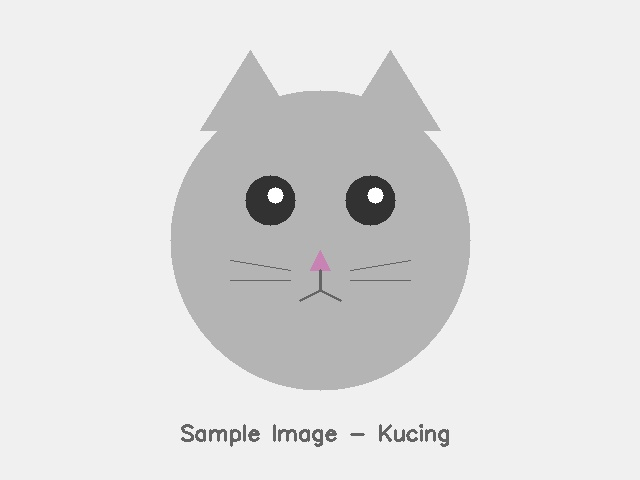
#> input picture Modul01 - Pendahuluan Komputer Vision/praktikum/image/kucing.jpg, 640 x 480 px, found by its file name
$ python 07_data_augmentasi_dasar.py
#> lines starting #> are read from the running program, lines starting #| are printed output that depends on the picture; after the words box and inside, x2 and y2 are one past the last pixel; in counts of white or black regions, pixels touching at a corner belong together
"""
==========================================================================
PERCOBAAN 7: DATA AUGMENTASI DASAR
==========================================================================
Program ini mempelajari teknik-teknik augmentasi data (data augmentation)
yang umum digunakan dalam pelatihan model deep learning. Augmentasi data
memperbanyak variasi dataset training tanpa mengumpulkan data baru.

Fungsi utama yang dipelajari:
- cv2.flip()                   : Membalik gambar (horizontal/vertikal)
- cv2.getRotationMatrix2D()    : Membuat matriks rotasi
- cv2.warpAffine()             : Menerapkan transformasi affine (rotasi, dll)
- cv2.convertScaleAbs()        : Menyesuaikan brightness/contrast
- cv2.GaussianBlur()           : Menambahkan blur Gaussian
- cv2.cvtColor()               : Konversi ruang warna untuk jittering
- np.random                    : Operasi random untuk augmentasi

Konsep yang dipelajari:
- Augmentasi geometris: flip, rotasi, crop, resize
- Augmentasi warna: brightness, contrast, hue, saturation
- Augmentasi noise: Gaussian noise, random erasing
- Pipeline augmentasi untuk training deep learning
==========================================================================
"""

# Mengimpor library OpenCV untuk pemrosesan gambar
import cv2

# Mengimpor NumPy untuk operasi array dan random
import numpy as np

# Mengimpor os untuk operasi file dan path
import os

# Mengimpor matplotlib untuk visualisasi hasil augmentasi
import matplotlib.pyplot as plt

# Mendapatkan direktori script saat ini
SCRIPT_DIR = os.path.dirname(os.path.abspath(__file__))

# Mendefinisikan path folder gambar input
IMAGE_DIR = os.path.join(SCRIPT_DIR, "image")

# Mendefinisikan path folder output untuk menyimpan hasil
OUTPUT_DIR = os.path.join(SCRIPT_DIR, "output")

# Membuat folder output jika belum ada
os.makedirs(OUTPUT_DIR, exist_ok=True)

# Menampilkan header percobaan
print("=" * 60)
print("PERCOBAAN 7: DATA AUGMENTASI DASAR")
print("=" * 60)

# ============================================================
# 1. Memuat gambar untuk augmentasi
# ============================================================
print("\n--- 1. Memuat Gambar Sample ---")

# Memuat gambar augmentasi sample
img = cv2.imread(os.path.join(IMAGE_DIR, "augmentasi_sample.jpg"))

# Memeriksa apakah gambar berhasil dimuat
if img is None:
    # Mencoba memuat gambar alternatif jika augmentasi_sample tidak ada
    img = cv2.imread(os.path.join(IMAGE_DIR, "kucing.jpg"))
#> img is the input picture: shape (480, 640, 3); mean B, G, R 222.9, 222.9, 223
    if img is None:
        print("[ERROR] Gambar tidak ditemukan! Jalankan download_image.py terlebih dahulu.")
        exit()

# Meresize gambar ke ukuran standar
img = cv2.resize(img, (300, 300))
#> img: shape (300, 300, 3)

# Menampilkan informasi gambar
print(f"  Ukuran gambar: {img.shape}")
#|   Ukuran gambar: (300, 300, 3)
print(f"  Tipe data    : {img.dtype}")
#|   Tipe data    : uint8

# ============================================================
# 2. Augmentasi flip (horizontal dan vertikal)
# ============================================================
print("\n--- 2. Augmentasi Flip ---")

# Melakukan horizontal flip (cermin horizontal)
# flipCode=1 berarti flip terhadap sumbu Y (horizontal)
img_hflip = cv2.flip(img, 1)
print(f"  Horizontal flip (flipCode=1): {img_hflip.shape}")
#|   Horizontal flip (flipCode=1): (300, 300, 3)

# Melakukan vertical flip (cermin vertikal)
# flipCode=0 berarti flip terhadap sumbu X (vertikal)
img_vflip = cv2.flip(img, 0)
print(f"  Vertical flip (flipCode=0)  : {img_vflip.shape}")
#|   Vertical flip (flipCode=0)  : (300, 300, 3)

# Melakukan flip horizontal dan vertikal sekaligus
# flipCode=-1 berarti flip terhadap kedua sumbu
img_hvflip = cv2.flip(img, -1)
print(f"  Both flip (flipCode=-1)     : {img_hvflip.shape}")
#|   Both flip (flipCode=-1)     : (300, 300, 3)

# ============================================================
# 3. Augmentasi rotasi
# ============================================================
print("\n--- 3. Augmentasi Rotasi ---")

# Mendapatkan titik pusat gambar untuk rotasi
h, w = img.shape[:2]
#> h = 300; w = 300
center = (w // 2, h // 2)
#> center = (150, 150)

# Merotasi gambar 15 derajat
# cv2.getRotationMatrix2D(center, angle, scale)
M_15 = cv2.getRotationMatrix2D(center, 15, 1.0)
img_rot15 = cv2.warpAffine(img, M_15, (w, h))
print(f"  Rotasi 15 derajat : {img_rot15.shape}")
#|   Rotasi 15 derajat : (300, 300, 3)

# Merotasi gambar 45 derajat
M_45 = cv2.getRotationMatrix2D(center, 45, 1.0)
img_rot45 = cv2.warpAffine(img, M_45, (w, h))
print(f"  Rotasi 45 derajat : {img_rot45.shape}")
#|   Rotasi 45 derajat : (300, 300, 3)

# Merotasi gambar 90 derajat
M_90 = cv2.getRotationMatrix2D(center, 90, 1.0)
img_rot90 = cv2.warpAffine(img, M_90, (w, h))
print(f"  Rotasi 90 derajat : {img_rot90.shape}")
#|   Rotasi 90 derajat : (300, 300, 3)

# Merotasi gambar -30 derajat (searah jarum jam)
M_n30 = cv2.getRotationMatrix2D(center, -30, 1.0)
img_rotn30 = cv2.warpAffine(img, M_n30, (w, h))
print(f"  Rotasi -30 derajat: {img_rotn30.shape}")
#|   Rotasi -30 derajat: (300, 300, 3)

# ============================================================
# 4. Visualisasi flip dan rotasi
# ============================================================
print("\n--- 4. Visualisasi Flip dan Rotasi ---")

# Membuat figure untuk augmentasi flip dan rotasi
fig, axes = plt.subplots(2, 4, figsize=(18, 9))

# Baris 1: Flip
axes[0, 0].imshow(cv2.cvtColor(img, cv2.COLOR_BGR2RGB))
axes[0, 0].set_title("Asli", fontweight='bold')
axes[0, 0].axis('off')

axes[0, 1].imshow(cv2.cvtColor(img_hflip, cv2.COLOR_BGR2RGB))
axes[0, 1].set_title("Horizontal Flip")
axes[0, 1].axis('off')

axes[0, 2].imshow(cv2.cvtColor(img_vflip, cv2.COLOR_BGR2RGB))
axes[0, 2].set_title("Vertical Flip")
axes[0, 2].axis('off')

axes[0, 3].imshow(cv2.cvtColor(img_hvflip, cv2.COLOR_BGR2RGB))
axes[0, 3].set_title("Both Flip")
axes[0, 3].axis('off')

# Baris 2: Rotasi
axes[1, 0].imshow(cv2.cvtColor(img_rot15, cv2.COLOR_BGR2RGB))
axes[1, 0].set_title("Rotasi 15°")
axes[1, 0].axis('off')

axes[1, 1].imshow(cv2.cvtColor(img_rot45, cv2.COLOR_BGR2RGB))
axes[1, 1].set_title("Rotasi 45°")
axes[1, 1].axis('off')

axes[1, 2].imshow(cv2.cvtColor(img_rot90, cv2.COLOR_BGR2RGB))
axes[1, 2].set_title("Rotasi 90°")
axes[1, 2].axis('off')

axes[1, 3].imshow(cv2.cvtColor(img_rotn30, cv2.COLOR_BGR2RGB))
axes[1, 3].set_title("Rotasi -30°")
axes[1, 3].axis('off')

# Menambahkan judul utama
plt.suptitle("Percobaan 7: Augmentasi Flip dan Rotasi",
             fontsize=14, fontweight='bold')

# Mengatur layout
plt.tight_layout()

# Menyimpan visualisasi ke file output
plt.savefig(os.path.join(OUTPUT_DIR, "07_augmentasi_fliprotasi.png"),
            dpi=150, bbox_inches='tight')

# Menutup figure
plt.close()

# Menampilkan pesan penyimpanan
print("  [SAVED] output/07_augmentasi_fliprotasi.png")

# ============================================================
# 5. Augmentasi brightness dan contrast
# ============================================================
print("\n--- 5. Augmentasi Brightness dan Contrast ---")

# Menyesuaikan brightness (kecerahan) dengan menambah/mengurangi nilai
# cv2.convertScaleAbs(img, alpha=contrast, beta=brightness)
# alpha > 1 = kontras lebih tinggi, beta > 0 = lebih terang
img_bright = cv2.convertScaleAbs(img, alpha=1.0, beta=50)
print(f"  Brightness +50: mean={img_bright.mean():.1f}")
#|   Brightness +50: mean=246.8

# Mengurangi brightness
img_dark = cv2.convertScaleAbs(img, alpha=1.0, beta=-50)
print(f"  Brightness -50: mean={img_dark.mean():.1f}")
#|   Brightness -50: mean=172.9

# Menambah kontras
img_high_contrast = cv2.convertScaleAbs(img, alpha=1.5, beta=0)
print(f"  Contrast x1.5 : mean={img_high_contrast.mean():.1f}")
#|   Contrast x1.5 : mean=252.3

# Mengurangi kontras
img_low_contrast = cv2.convertScaleAbs(img, alpha=0.5, beta=0)
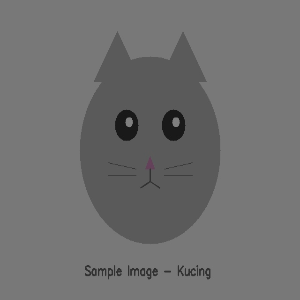
#> img_low_contrast: shape (300, 300, 3); mean B, G, R 111.5, 111.5, 111.5
print(f"  Contrast x0.5 : mean={img_low_contrast.mean():.1f}")
#|   Contrast x0.5 : mean=111.5

# ============================================================
# 6. Augmentasi warna (hue, saturation)
# ============================================================
print("\n--- 6. Augmentasi Warna (Color Jittering) ---")

# Mengkonversi gambar ke ruang warna HSV
hsv = cv2.cvtColor(img, cv2.COLOR_BGR2HSV).astype(np.float32)
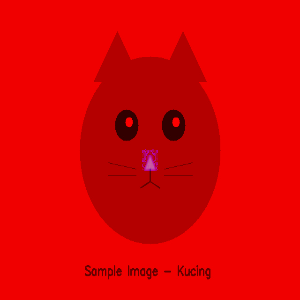
#> hsv: shape (300, 300, 3) float32; mean B, G, R 0.4, 0.1, 223

# Mengubah Hue (warna) dengan menambahkan offset
hsv_hue = hsv.copy()
hsv_hue[:, :, 0] = (hsv_hue[:, :, 0] + 30) % 180
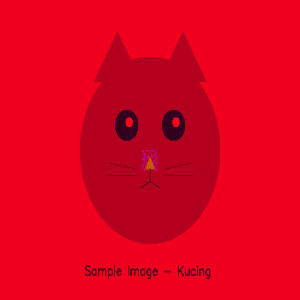
#> hsv_hue: shape (300, 300, 3) float32; mean B, G, R 30.1, 0.1, 223
img_hue_shift = cv2.cvtColor(hsv_hue.astype(np.uint8), cv2.COLOR_HSV2BGR)
print(f"  Hue shift +30  : done")

# Menambah saturasi (kejenuhan warna)
hsv_sat_high = hsv.copy()
hsv_sat_high[:, :, 1] = np.clip(hsv_sat_high[:, :, 1] * 1.5, 0, 255)
#> hsv_sat_high: shape (300, 300, 3) float32; 0.35% of pixels changed, all inside (x1, y1, x2, y2) = (142, 149, 158, 171)
img_sat_high = cv2.cvtColor(hsv_sat_high.astype(np.uint8), cv2.COLOR_HSV2BGR)
print(f"  Saturation x1.5: done")

# Mengurangi saturasi
hsv_sat_low = hsv.copy()
hsv_sat_low[:, :, 1] = np.clip(hsv_sat_low[:, :, 1] * 0.5, 0, 255)
img_sat_low = cv2.cvtColor(hsv_sat_low.astype(np.uint8), cv2.COLOR_HSV2BGR)
print(f"  Saturation x0.5: done")

# ============================================================
# 7. Visualisasi augmentasi warna
# ============================================================
print("\n--- 7. Visualisasi Augmentasi Warna ---")

# Membuat figure untuk augmentasi warna
fig, axes = plt.subplots(2, 4, figsize=(18, 9))

# Baris 1: Brightness dan contrast
axes[0, 0].imshow(cv2.cvtColor(img, cv2.COLOR_BGR2RGB))
axes[0, 0].set_title("Asli", fontweight='bold')
axes[0, 0].axis('off')

axes[0, 1].imshow(cv2.cvtColor(img_bright, cv2.COLOR_BGR2RGB))
axes[0, 1].set_title("Brightness +50")
axes[0, 1].axis('off')

axes[0, 2].imshow(cv2.cvtColor(img_dark, cv2.COLOR_BGR2RGB))
axes[0, 2].set_title("Brightness -50")
axes[0, 2].axis('off')

axes[0, 3].imshow(cv2.cvtColor(img_high_contrast, cv2.COLOR_BGR2RGB))
axes[0, 3].set_title("Contrast x1.5")
axes[0, 3].axis('off')

# Baris 2: Warna (HSV)
axes[1, 0].imshow(cv2.cvtColor(img_low_contrast, cv2.COLOR_BGR2RGB))
axes[1, 0].set_title("Contrast x0.5")
axes[1, 0].axis('off')

axes[1, 1].imshow(cv2.cvtColor(img_hue_shift, cv2.COLOR_BGR2RGB))
axes[1, 1].set_title("Hue Shift +30")
axes[1, 1].axis('off')

axes[1, 2].imshow(cv2.cvtColor(img_sat_high, cv2.COLOR_BGR2RGB))
axes[1, 2].set_title("Saturasi Tinggi")
axes[1, 2].axis('off')

axes[1, 3].imshow(cv2.cvtColor(img_sat_low, cv2.COLOR_BGR2RGB))
axes[1, 3].set_title("Saturasi Rendah")
axes[1, 3].axis('off')

# Menambahkan judul utama
plt.suptitle("Percobaan 7: Augmentasi Brightness, Contrast, dan Warna",
             fontsize=14, fontweight='bold')

# Mengatur layout
plt.tight_layout()

# Menyimpan visualisasi ke file output
plt.savefig(os.path.join(OUTPUT_DIR, "07_augmentasi_warna.png"),
            dpi=150, bbox_inches='tight')

# Menutup figure
plt.close()

# Menampilkan pesan penyimpanan
print("  [SAVED] output/07_augmentasi_warna.png")

# ============================================================
# 8. Augmentasi noise dan random erasing
# ============================================================
print("\n--- 8. Augmentasi Noise dan Random Erasing ---")

def tambah_gaussian_noise(gambar, mean=0, sigma=25):
    """
    Menambahkan Gaussian noise pada gambar.
    Noise Gaussian memiliki distribusi normal dengan mean dan sigma tertentu.
    """
    # Membuat noise random dengan distribusi Gaussian
    noise = np.random.normal(mean, sigma, gambar.shape).astype(np.float32)

    # Menambahkan noise ke gambar
    img_noisy = gambar.astype(np.float32) + noise

    # Memastikan nilai piksel tetap dalam range [0, 255]
    img_noisy = np.clip(img_noisy, 0, 255).astype(np.uint8)

    # Mengembalikan gambar yang sudah ditambah noise
    return img_noisy

def random_erasing(gambar, prob=0.5, sl=0.02, sh=0.2):
    """
    Menerapkan random erasing (cutout) pada gambar.
    Menghapus area random pada gambar dan mengisinya dengan nilai random.
    """
    # Membuat salinan gambar untuk tidak mengubah aslinya
    img_erased = gambar.copy()

    # Menentukan apakah erasing diterapkan berdasarkan probabilitas
    if np.random.random() > prob:
        return img_erased

    # Mendapatkan dimensi gambar
    h, w = img_erased.shape[:2]

    # Menghitung luas area gambar
    luas_gambar = h * w

    # Menentukan luas area yang akan dihapus secara random
    luas_erase = np.random.uniform(sl, sh) * luas_gambar

    # Menentukan aspect ratio area yang dihapus
    aspect_ratio = np.random.uniform(0.3, 3.3)

    # Menghitung tinggi dan lebar area yang dihapus
    h_erase = int(np.sqrt(luas_erase * aspect_ratio))
    w_erase = int(np.sqrt(luas_erase / aspect_ratio))

    # Memastikan ukuran area tidak melebihi ukuran gambar
    h_erase = min(h_erase, h)
    w_erase = min(w_erase, w)

    # Menentukan posisi random untuk area yang dihapus
    y1 = np.random.randint(0, h - h_erase + 1)
    x1 = np.random.randint(0, w - w_erase + 1)

    # Mengisi area dengan nilai random
    img_erased[y1:y1 + h_erase, x1:x1 + w_erase] = np.random.randint(
        0, 256, (h_erase, w_erase, img_erased.shape[2]), dtype=np.uint8
    )

    # Mengembalikan gambar yang sudah di-erase
    return img_erased

def random_crop_resize(gambar, crop_ratio=0.8):
    """
    Melakukan random crop lalu resize kembali ke ukuran asli.
    """
    # Mendapatkan dimensi gambar
    h, w = gambar.shape[:2]

    # Menghitung ukuran crop
    crop_h = int(h * crop_ratio)
    crop_w = int(w * crop_ratio)

    # Menentukan posisi crop secara random
    y1 = np.random.randint(0, h - crop_h + 1)
    x1 = np.random.randint(0, w - crop_w + 1)

    # Melakukan crop
    cropped = gambar[y1:y1 + crop_h, x1:x1 + crop_w]

    # Meresize kembali ke ukuran asli
    resized = cv2.resize(cropped, (w, h))

    # Mengembalikan gambar yang sudah di-crop dan di-resize
    return resized

# Menerapkan Gaussian noise dengan berbagai intensitas
img_noise_low = tambah_gaussian_noise(img, sigma=15)
print(f"  Gaussian noise (sigma=15) : done")

img_noise_high = tambah_gaussian_noise(img, sigma=50)
#> call 2 of tambah_gaussian_noise, with mean = 0, sigma = 50
#> in tambah_gaussian_noise (call 2), `img_noisy = np.clip(img_noisy, 0, 255).astype(np.uint8)`:
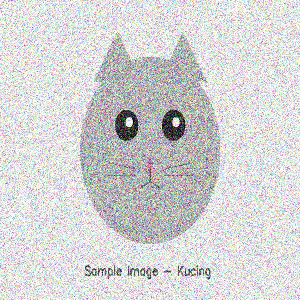
#> img_noisy: shape (300, 300, 3); mean B, G, R 212.7, 212.5, 212.3
print(f"  Gaussian noise (sigma=50) : done")

# Menerapkan random erasing
np.random.seed(42)
img_erased1 = random_erasing(img, prob=1.0, sl=0.05, sh=0.15)
#> in random_erasing, `img_erased[y1:y1 + h_erase, x1:x1 + w_erase] = np.random.randint( 0, 2..`:
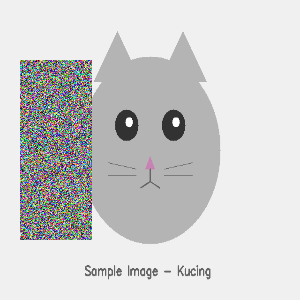
#> img_erased: shape (300, 300, 3); mean B, G, R 207.3, 207.4, 207.2
print(f"  Random erasing (5-15%)    : done")

img_erased2 = random_erasing(img, prob=1.0, sl=0.1, sh=0.3)
print(f"  Random erasing (10-30%)   : done")

# Menerapkan random crop dan resize
np.random.seed(42)
img_cropped = random_crop_resize(img, crop_ratio=0.7)
print(f"  Random crop 70%           : done")

# ============================================================
# 9. Visualisasi noise dan erasing
# ============================================================
print("\n--- 9. Visualisasi Noise dan Random Erasing ---")

# Membuat figure untuk augmentasi noise
fig, axes = plt.subplots(2, 3, figsize=(16, 10))

# Baris 1: Noise
axes[0, 0].imshow(cv2.cvtColor(img, cv2.COLOR_BGR2RGB))
axes[0, 0].set_title("Asli", fontweight='bold')
axes[0, 0].axis('off')

axes[0, 1].imshow(cv2.cvtColor(img_noise_low, cv2.COLOR_BGR2RGB))
axes[0, 1].set_title("Gaussian Noise (σ=15)")
axes[0, 1].axis('off')

axes[0, 2].imshow(cv2.cvtColor(img_noise_high, cv2.COLOR_BGR2RGB))
axes[0, 2].set_title("Gaussian Noise (σ=50)")
axes[0, 2].axis('off')

# Baris 2: Random erasing dan crop
axes[1, 0].imshow(cv2.cvtColor(img_erased1, cv2.COLOR_BGR2RGB))
axes[1, 0].set_title("Random Erasing (5-15%)")
axes[1, 0].axis('off')

axes[1, 1].imshow(cv2.cvtColor(img_erased2, cv2.COLOR_BGR2RGB))
axes[1, 1].set_title("Random Erasing (10-30%)")
axes[1, 1].axis('off')

axes[1, 2].imshow(cv2.cvtColor(img_cropped, cv2.COLOR_BGR2RGB))
axes[1, 2].set_title("Random Crop + Resize")
axes[1, 2].axis('off')

# Menambahkan judul utama
plt.suptitle("Percobaan 7: Augmentasi Noise, Random Erasing, dan Crop",
             fontsize=14, fontweight='bold')

# Mengatur layout
plt.tight_layout()

# Menyimpan visualisasi ke file output
plt.savefig(os.path.join(OUTPUT_DIR, "07_augmentasi_noise.png"),
            dpi=150, bbox_inches='tight')

# Menutup figure
plt.close()

# Menampilkan pesan penyimpanan
print("  [SAVED] output/07_augmentasi_noise.png")

# ============================================================
# 10. Pipeline augmentasi lengkap
# ============================================================
print("\n--- 10. Pipeline Augmentasi Lengkap ---")

def augmentasi_pipeline(gambar, seed=None):
    """
    Pipeline augmentasi yang menerapkan berbagai teknik secara random.
    Simulasi pipeline training deep learning.
    """
    # Mengatur random seed jika diberikan untuk reproduktibilitas
    if seed is not None:
        np.random.seed(seed)

    # Membuat salinan gambar
    hasil = gambar.copy()

    # Langkah 1: Random horizontal flip (50% kemungkinan)
    if np.random.random() > 0.5:
        hasil = cv2.flip(hasil, 1)

    # Langkah 2: Random rotasi (-15 sampai +15 derajat)
    angle = np.random.uniform(-15, 15)
    h, w = hasil.shape[:2]
    M = cv2.getRotationMatrix2D((w//2, h//2), angle, 1.0)
    hasil = cv2.warpAffine(hasil, M, (w, h))

    # Langkah 3: Random brightness adjustment
    beta = np.random.randint(-30, 30)
    hasil = cv2.convertScaleAbs(hasil, alpha=1.0, beta=beta)

    # Langkah 4: Random contrast adjustment
    alpha = np.random.uniform(0.8, 1.2)
    hasil = cv2.convertScaleAbs(hasil, alpha=alpha, beta=0)

    # Langkah 5: Random noise (30% kemungkinan)
    if np.random.random() > 0.7:
        noise = np.random.normal(0, 10, hasil.shape).astype(np.float32)
        hasil = np.clip(hasil.astype(np.float32) + noise, 0, 255).astype(np.uint8)

    # Langkah 6: Random crop dan resize (30% kemungkinan)
    if np.random.random() > 0.7:
        crop_ratio = np.random.uniform(0.8, 0.95)
        crop_h = int(h * crop_ratio)
        crop_w = int(w * crop_ratio)
        y1 = np.random.randint(0, h - crop_h + 1)
        x1 = np.random.randint(0, w - crop_w + 1)
        hasil = cv2.resize(hasil[y1:y1+crop_h, x1:x1+crop_w], (w, h))

    # Mengembalikan gambar yang sudah diaugmentasi
    return hasil

# Menerapkan pipeline pada gambar 5 kali dengan seed berbeda
print("  Menjalankan pipeline augmentasi 5 kali:")
augmented_list = []
for i in range(5):
    # Menerapkan pipeline dengan seed unik
    img_aug = augmentasi_pipeline(img, seed=i * 10 + 42)
    augmented_list.append(img_aug)
    print(f"    Augmentasi #{i+1}: mean={img_aug.mean():.1f}, std={img_aug.std():.1f}")
#> this loop made 5 passes
#|     Augmentasi #1: mean=219.9, std=70.9
#|     Augmentasi #2: mean=187.9, std=66.9
#|     Augmentasi #3: mean=232.3, std=30.8
#|     Augmentasi #4: mean=182.1, std=45.7
#|     Augmentasi #5: mean=219.7, std=52.0
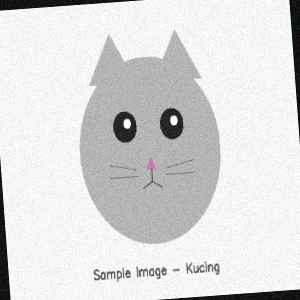
#> img_aug: shape (300, 300, 3); mean B, G, R 219.7, 219.7, 219.7
#> after the loop, augmented_list = 5 items

# Menerapkan pipeline pada beberapa gambar dari dataset
print("\n  Menjalankan pipeline pada dataset:")
gambar_files = ["kucing.jpg", "anjing.jpg", "mobil.jpg", "bunga.jpg", "gedung.jpg"]
dataset_augmented = []

for fname in gambar_files:
    # Memuat gambar dari dataset
    path = os.path.join(IMAGE_DIR, fname)
    g = cv2.imread(path)
    if g is not None:
        # Meresize ke ukuran standar
        g = cv2.resize(g, (224, 224))
        # Menerapkan augmentasi
        g_aug = augmentasi_pipeline(g, seed=42)
        dataset_augmented.append((fname, g, g_aug))
        print(f"    {fname}: augmentasi berhasil")

# ============================================================
# 11. Visualisasi pipeline augmentasi
# ============================================================
print("\n--- 11. Visualisasi Pipeline Augmentasi ---")

# Membuat figure untuk 5 versi augmentasi dari gambar yang sama
fig, axes = plt.subplots(2, 3, figsize=(16, 10))

# Meratakan axes
axes_flat = axes.flatten()

# Menampilkan gambar asli
axes_flat[0].imshow(cv2.cvtColor(img, cv2.COLOR_BGR2RGB))
axes_flat[0].set_title("Asli", fontsize=11, fontweight='bold')
axes_flat[0].axis('off')

# Menampilkan 5 versi augmentasi
for i, img_aug in enumerate(augmented_list):
    # Mengkonversi dan menampilkan gambar augmentasi
    axes_flat[i + 1].imshow(cv2.cvtColor(img_aug, cv2.COLOR_BGR2RGB))
    axes_flat[i + 1].set_title(f"Augmentasi #{i+1}", fontsize=10)
    axes_flat[i + 1].axis('off')

# Menambahkan judul utama
plt.suptitle("Percobaan 7: Pipeline Augmentasi - 5 Variasi dari Gambar yang Sama",
             fontsize=14, fontweight='bold')

# Mengatur layout
plt.tight_layout()

# Menyimpan visualisasi ke file output
plt.savefig(os.path.join(OUTPUT_DIR, "07_augmentasi_pipeline.png"),
            dpi=150, bbox_inches='tight')
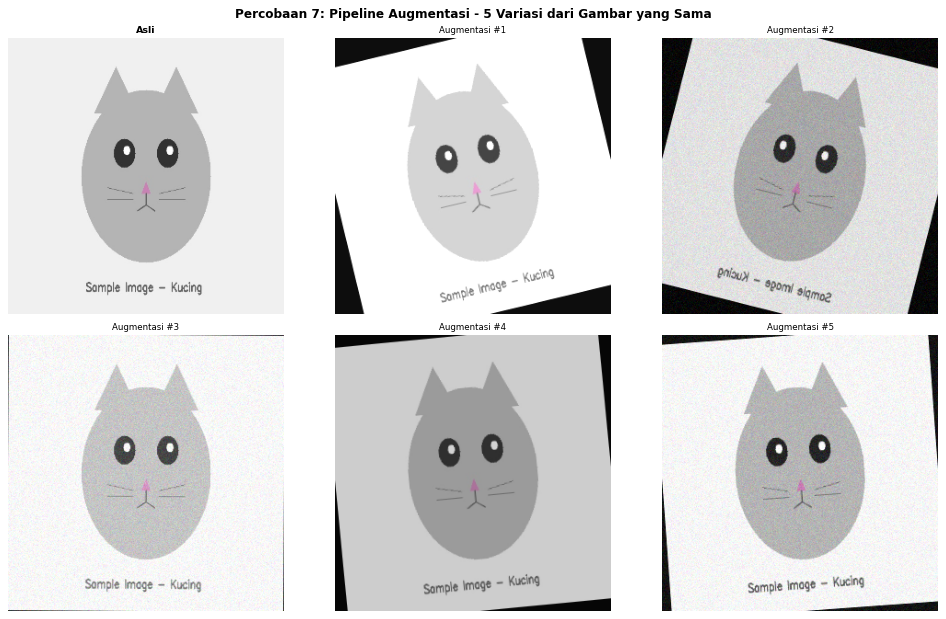
#> figure drawn by matplotlib, 6 panels

# Menutup figure
plt.close()

# Menampilkan pesan penyimpanan
print("  [SAVED] output/07_augmentasi_pipeline.png")

# ============================================================
# 12. Ringkasan
# ============================================================
print("\n" + "=" * 60)
print("RINGKASAN PERCOBAAN 7")
print("=" * 60)
print("""
Konsep yang telah dipelajari:
1. Data augmentasi memperbanyak variasi dataset tanpa data baru
2. Augmentasi geometris: cv2.flip(), rotasi dengan warpAffine()
3. Augmentasi warna: brightness (beta), contrast (alpha), hue/saturation
4. Augmentasi noise: Gaussian noise, random erasing (cutout)
5. Random crop + resize mensimulasikan skala objek yang berbeda
6. Pipeline augmentasi menggabungkan beberapa teknik secara random
7. Setiap augmentasi memiliki parameter yang bisa diatur intensitasnya
8. Augmentasi diterapkan secara random saat training untuk generalisasi

Output disimpan di folder: output/
- 07_augmentasi_fliprotasi.png : Augmentasi flip dan rotasi
- 07_augmentasi_warna.png      : Augmentasi brightness, contrast, warna
- 07_augmentasi_noise.png      : Augmentasi noise dan random erasing
- 07_augmentasi_pipeline.png   : Pipeline augmentasi lengkap
""")
